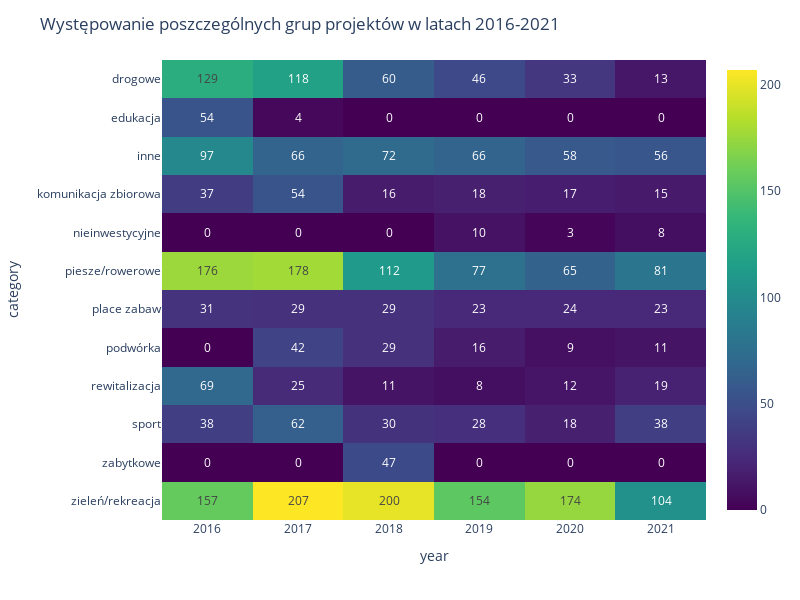

The cell this chart's notebook holds for it:
### Markdown cell above
- #### Najwięcej projektów było z grupy "zieleń/rekreacja" oraz "piesze/rowerowe" (praktycznie co roku)
- #### Były też takie kategorie, które pojawiły się raz i już do nich nie powrócono np. "zabytkowe"
----------------------

### Code cell
t = df.groupby(['year', 'category']).agg({'id': 'count'}).reset_index().pivot_table(columns='year', index='category')
t.columns = t.columns.droplevel(0)
t.fillna(0, inplace=True)
t = t.astype('int')

fig = px.imshow(t, text_auto=True, color_continuous_scale=px.colors.sequential.Viridis, height=600, width=800)
fig.update_layout(title='Występowanie poszczególnych grup projektów w latach 2016-2021')
fig.show()

### Figure 1 — Plotly figure (JSON) as saved in the notebook; plotly's stock layout.template omitted (floating-point values rounded to 4 significant figures)
{"data": [{"coloraxis": "coloraxis", "hovertemplate": "year: %{x}<br>category: %{y}<br>color: %{z}<extra></extra>", "name": "0", "texttemplate": "%{z}", "type": "heatmap", "x": [2016, 2017, 2018, 2019, 2020, 2021], "xaxis": "x", "y": ["drogowe", "edukacja", "inne", "komunikacja zbiorowa", "nieinwestycyjne", "piesze/rowerowe", "place zabaw", "podwórka", "rewitalizacja", "sport", "zabytkowe", "zieleń/rekreacja"], "yaxis": "y", "z": [[129, 118, 60, 46, 33, 13], [54, 4, 0, 0, 0, 0], [97, 66, 72, 66, 58, 56], [37, 54, 16, 18, 17, 15], [0, 0, 0, 10, 3, 8], [176, 178, 112, 77, 65, 81], [31, 29, 29, 23, 24, 23], [0, 42, 29, 16, 9, 11], [69, 25, 11, 8, 12, 19], [38, 62, 30, 28, 18, 38], [0, 0, 47, 0, 0, 0], [157, 207, 200, 154, 174, 104]]}], "layout": {"coloraxis": {"colorscale": [[0, "#440154"], [0.1111, "#482878"], [0.2222, "#3e4989"], [0.3333, "#31688e"], [0.4444, "#26828e"], [0.5556, "#1f9e89"], [0.6667, "#35b779"], [0.7778, "#6ece58"], [0.8889, "#b5de2b"], [1, "#fde725"]]}, "height": 600, "margin": {"t": 60}, "title": {"text": "Występowanie poszczególnych grup projektów w latach 2016-2021"}, "width": 800, "xaxis": {"anchor": "y", "constrain": "domain", "domain": [0, 1], "scaleanchor": "y", "title": {"text": "year"}}, "yaxis": {"anchor": "x", "autorange": "reversed", "constrain": "domain", "domain": [0, 1], "title": {"text": "category"}}}}
